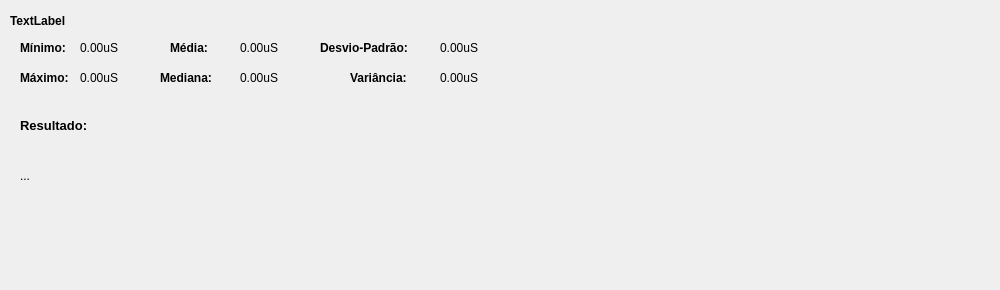
      <widget class="QWidget" name="tab_5">
       <attribute name="title">
        <string>Questão 1</string>
       </attribute>
       <widget class="QLabel" name="label_41">
        <property name="geometry">
         <rect>
          <x>20</x>
          <y>70</y>
          <width>55</width>
          <height>16</height>
         </rect>
        </property>
        <property name="font">
         <font>
          <weight>75</weight>
          <bold>true</bold>
         </font>
        </property>
        <property name="text">
         <string>Máximo:</string>
        </property>
       </widget>
       <widget class="QLabel" name="label_42">
        <property name="geometry">
         <rect>
          <x>320</x>
          <y>40</y>
          <width>111</width>
          <height>16</height>
         </rect>
        </property>
        <property name="font">
         <font>
          <weight>75</weight>
          <bold>true</bold>
         </font>
        </property>
        <property name="text">
         <string>Desvio-Padrão:</string>
        </property>
       </widget>
       <widget class="QLabel" name="label_43">
        <property name="geometry">
         <rect>
          <x>350</x>
          <y>70</y>
          <width>71</width>
          <height>16</height>
         </rect>
        </property>
        <property name="font">
         <font>
          <weight>75</weight>
          <bold>true</bold>
         </font>
        </property>
        <property name="text">
         <string>Variância:</string>
        </property>
       </widget>
       <widget class="QLabel" name="label_Mediana_RQ1">
        <property name="geometry">
         <rect>
          <x>240</x>
          <y>70</y>
          <width>55</width>
          <height>16</height>
         </rect>
        </property>
        <property name="text">
         <string>0.00uS</string>
        </property>
       </widget>
       <widget class="QLabel" name="label_Maximo_RQ1">
        <property name="geometry">
         <rect>
          <x>80</x>
          <y>70</y>
          <width>55</width>
          <height>16</height>
         </rect>
        </property>
        <property name="text">
         <string>0.00uS</string>
        </property>
       </widget>
       <widget class="QLabel" name="label_Resultado_Q1">
        <property name="geometry">
         <rect>
          <x>20</x>
          <y>150</y>
          <width>471</width>
          <height>51</height>
         </rect>
        </property>
        <property name="text">
         <string>...</string>
        </property>
       </widget>
       <widget class="QLabel" name="input_ResultadoFinal_Q1">
        <property name="geometry">
         <rect>
          <x>10</x>
          <y>10</y>
          <width>981</width>
          <height>21</height>
         </rect>
        </property>
        <property name="font">
         <font>
          <pointsize>9</pointsize>
          <weight>75</weight>
          <bold>true</bold>
         </font>
        </property>
        <property name="text">
         <string>TextLabel</string>
        </property>
       </widget>
       <widget class="QLabel" name="label_desvioPadrao_RQ1">
        <property name="geometry">
         <rect>
          <x>440</x>
          <y>40</y>
          <width>55</width>
          <height>16</height>
         </rect>
        </property>
        <property name="text">
         <string>0.00uS</string>
        </property>
       </widget>
       <widget class="QLabel" name="label_44">
        <property name="geometry">
         <rect>
          <x>170</x>
          <y>40</y>
          <width>71</width>
          <height>16</height>
         </rect>
        </property>
        <property name="font">
         <font>
          <weight>75</weight>
          <bold>true</bold>
         </font>
        </property>
        <property name="text">
         <string>Média:</string>
        </property>
       </widget>
       <widget class="QLabel" name="label_45">
        <property name="geometry">
         <rect>
          <x>20</x>
          <y>110</y>
          <width>111</width>
          <height>31</height>
         </rect>
        </property>
        <property name="font">
         <font>
          <pointsize>10</pointsize>
          <weight>75</weight>
          <bold>true</bold>
         </font>
        </property>
        <property name="text">
         <string>Resultado:</string>
        </property>
       </widget>
       <widget class="QLabel" name="label_46">
        <property name="geometry">
         <rect>
          <x>20</x>
          <y>40</y>
          <width>55</width>
          <height>16</height>
         </rect>
        </property>
        <property name="font">
         <font>
          <weight>75</weight>
          <bold>true</bold>
         </font>
        </property>
        <property name="text">
         <string>Mínimo:</string>
        </property>
       </widget>
       <widget class="QLabel" name="label_Minimo_RQ1">
        <property name="geometry">
         <rect>
          <x>80</x>
          <y>40</y>
          <width>55</width>
          <height>16</height>
         </rect>
        </property>
        <property name="text">
         <string>0.00uS</string>
        </property>
       </widget>
       <widget class="QLabel" name="label_Media_RQ1">
        <property name="geometry">
         <rect>
          <x>240</x>
          <y>40</y>
          <width>55</width>
          <height>16</height>
         </rect>
        </property>
        <property name="text">
         <string>0.00uS</string>
        </property>
       </widget>
       <widget class="QLabel" name="label_Variancia_RQ1">
        <property name="geometry">
         <rect>
          <x>440</x>
          <y>70</y>
          <width>55</width>
          <height>16</height>
         </rect>
        </property>
        <property name="text">
         <string>0.00uS</string>
        </property>
       </widget>
       <widget class="QLabel" name="label_47">
        <property name="geometry">
         <rect>
          <x>160</x>
          <y>70</y>
          <width>71</width>
          <height>16</height>
         </rect>
        </property>
        <property name="font">
         <font>
          <weight>75</weight>
          <bold>true</bold>
         </font>
        </property>
        <property name="text">
         <string>Mediana:</string>
        </property>
       </widget>
       <widget class="q1PlotWidget" name="q1PlotWidget" native="true">
        <property name="geometry">
         <rect>
          <x>530</x>
          <y>50</y>
          <width>461</width>
          <height>231</height>
         </rect>
        </property>
       </widget>
      </widget>
